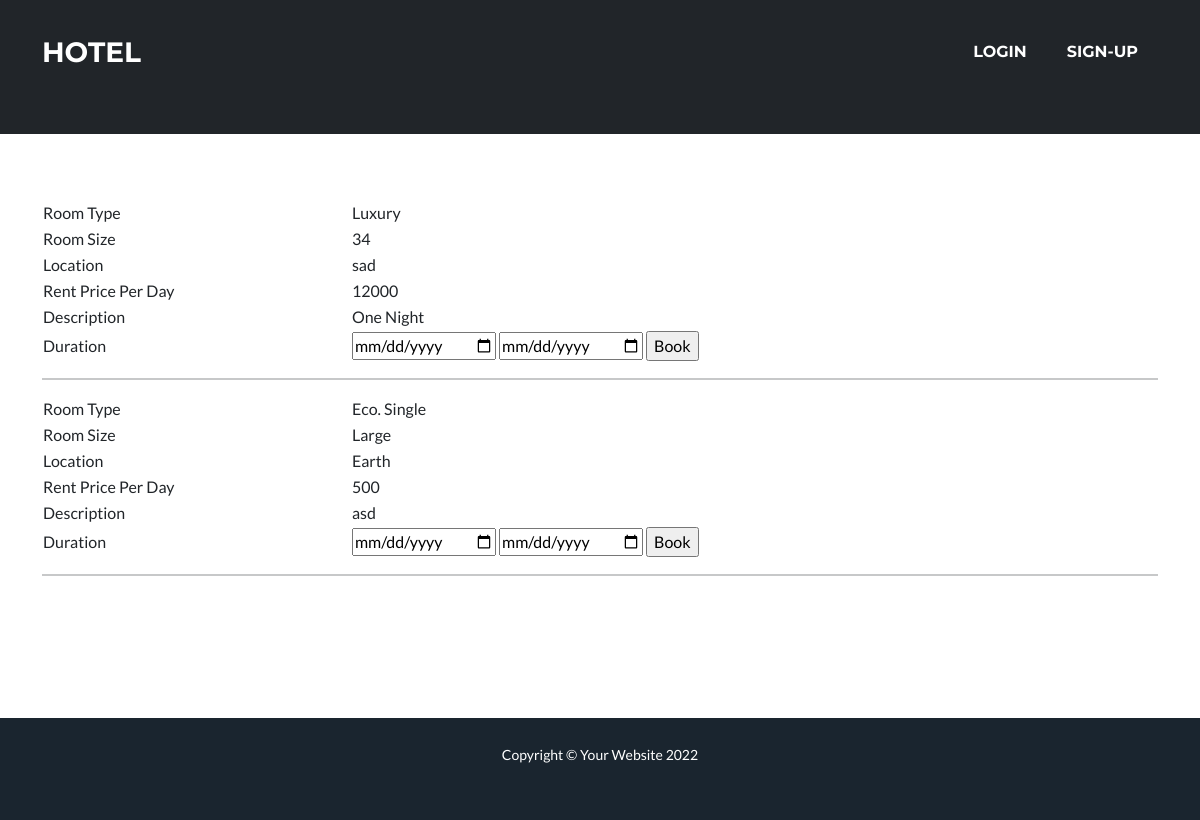
The app's page /hotels/2/ with its own data.
### tables this page shows
CREATE TABLE `rooms` (
        `Rooms_ID` INTEGER PRIMARY KEY AUTOINCREMENT,
        `Hotel_ID` INT NULL,
        `Type_ID` SMALLINT(5) NULL,
        `Rooms_Size` NVARCHAR(15) NULL,
        `Location` NVARCHAR(100) NULL
    );

CREATE TABLE `room_type` (
        `Type_ID` INTEGER PRIMARY KEY AUTOINCREMENT,
        `Room_Type` NVARCHAR(150) NULL,
        `Rent_Price_Per_Day` INT NULL,
        `Descrption` NVARCHAR(1000) NULL
    );

### app.py (the view)
@app.route("/hotels/<int:hotel_id>/")
def hotel(hotel_id):
    return render_template("hotel_rooms.html",rooms=getRooms(hotel_id))

### functions.py (called while the page is built)
def sqlConnection():
    db_name = "hotelms.db"
    return sqlite3.connect(db_name)

def getRooms(hotel_id):
    conn = sqlConnection()
    c = conn.cursor()
    query = "SELECT * FROM rooms LEFT JOIN room_type ON rooms.Type_ID=room_type.Type_ID WHERE hotel_ID=?;"
    c.execute(query,(hotel_id,))
    rooms = c.fetchall()
    conn.close()
    return rooms

### templates/hotel_rooms.html (shortened to what this page needs)
{% extends 'base.html' %}
{% block content %}
    {% for room in rooms %}
    <table>
        <tr>
            <td>Room Type</td>
            <td colspan="2">{{room[6]}}</td>
        </tr>
        <tr>
            <td>Room Size</td>
            <td colspan="2">{{room[3]}}</td>
        </tr>
        <tr>
            <td>Location</td>
            <td colspan="2">{{room[4]}}</td>
        </tr>
        <tr>
            <td>Rent Price Per Day</td>
            <td colspan="2">{{room[7]}}</td>
        </tr>
        <tr>
            <td>Description</td>
            <td colspan="2">{{room[8]}}</td>
        </tr>
        <tr>
            <td>Duration</td>
            <td>
                <form action="/rooms/book/{{room[0]}}" method="POST">
                    <input name="from" type="date">
                    <input name="to" type="date">
                    <input type="Submit" value="Book">
                </form>
            </td>
    </table>
    <hr/>
    {% endfor %}
{% endblock content %}

### records on screen
rooms: Room_Type "Luxury", Rooms_Size "34", Location "sad", Rent_Price_Per_Day "12000", Descrption "One Night"
rooms: Room_Type "Eco. Single", Rooms_Size "Large", Location "Earth", Rent_Price_Per_Day "500", Descrption "asd"
